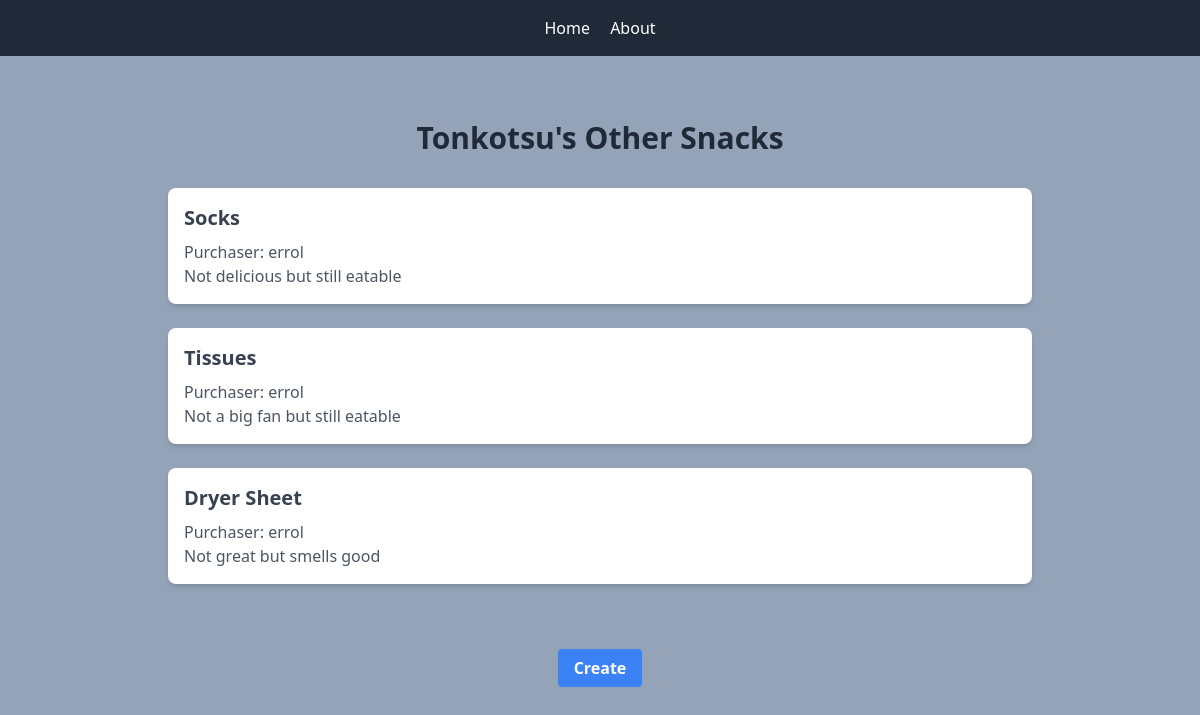
Before: / with the older database file.
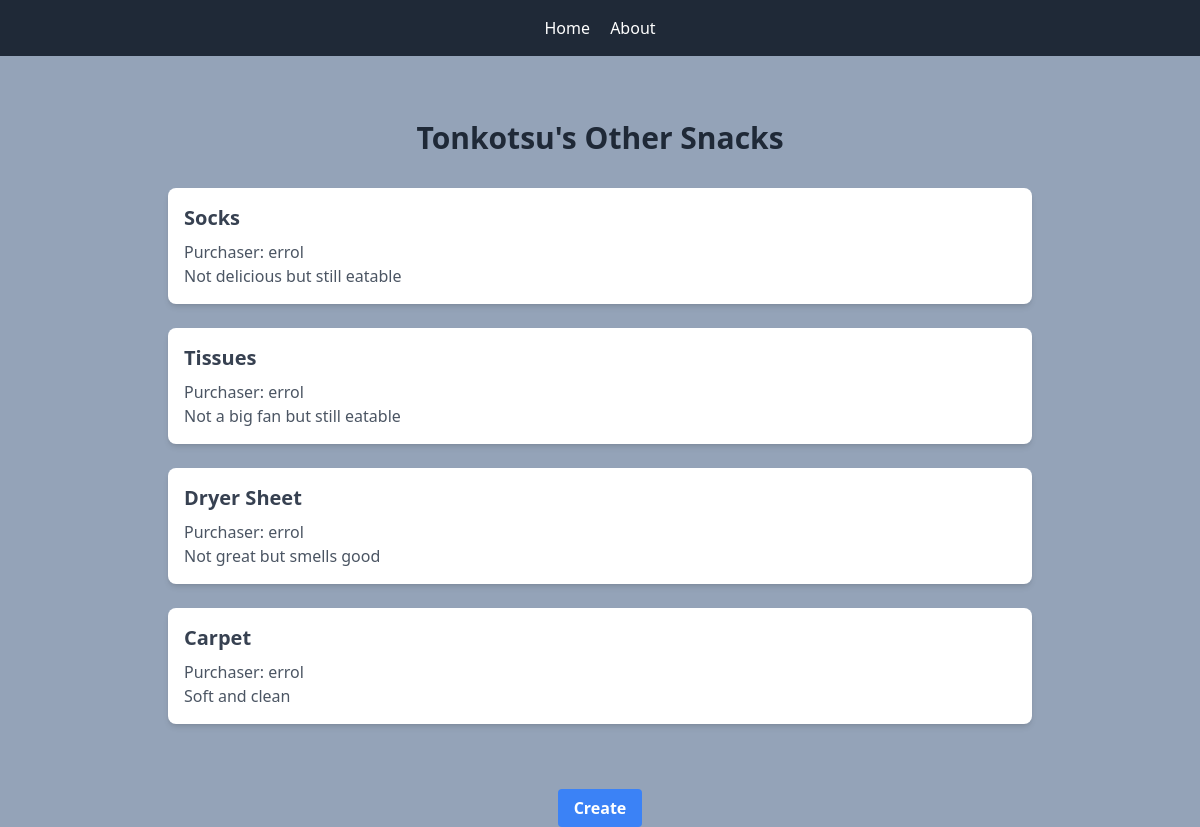
After: the same page with the newer database file.
### snacks/models.py (models this page shows, shortened)
class Snack(models.Model):
    title = models.CharField(max_length=256)
    purchaser = models.ForeignKey(get_user_model(), on_delete=models.CASCADE)
    description = models.TextField()

### snacks/views.py (the view)
# urls.py: path('', SnackListView.as_view(), name='snack_list'),
class SnackListView(ListView):
    template_name = 'snack_list.html'
    model = Snack
    context_object_name = 'snacks'

### templates/snack_list.html
{% extends 'base.html' %}
{% block content %}
<div class="max-w-4xl mx-auto py-8 px-4">
    <h1 class="text-3xl font-bold text-center text-gray-800 mb-8">Tonkotsu's Other Snacks</h1>
    {% for snack in snacks %}
        <div class="mb-6 p-4 bg-white shadow-md rounded-lg">
            <a href="{% url 'snack_detail' snack.pk %}" class="text-xl font-semibold text-gray-700 hover:text-blue-500">{{ snack.title }}</a>
            <p class="mt-2 text-gray-600">Purchaser: {{ snack.purchaser }}</p>
            <p class="text-gray-600">{{ snack.description }}</p>
        </div>
    {% endfor %}
</div>
{% endblock content %}

Changed rows visible on the page:
added Snack: title "Carpet", purchaser "errol", description "Soft and clean"
